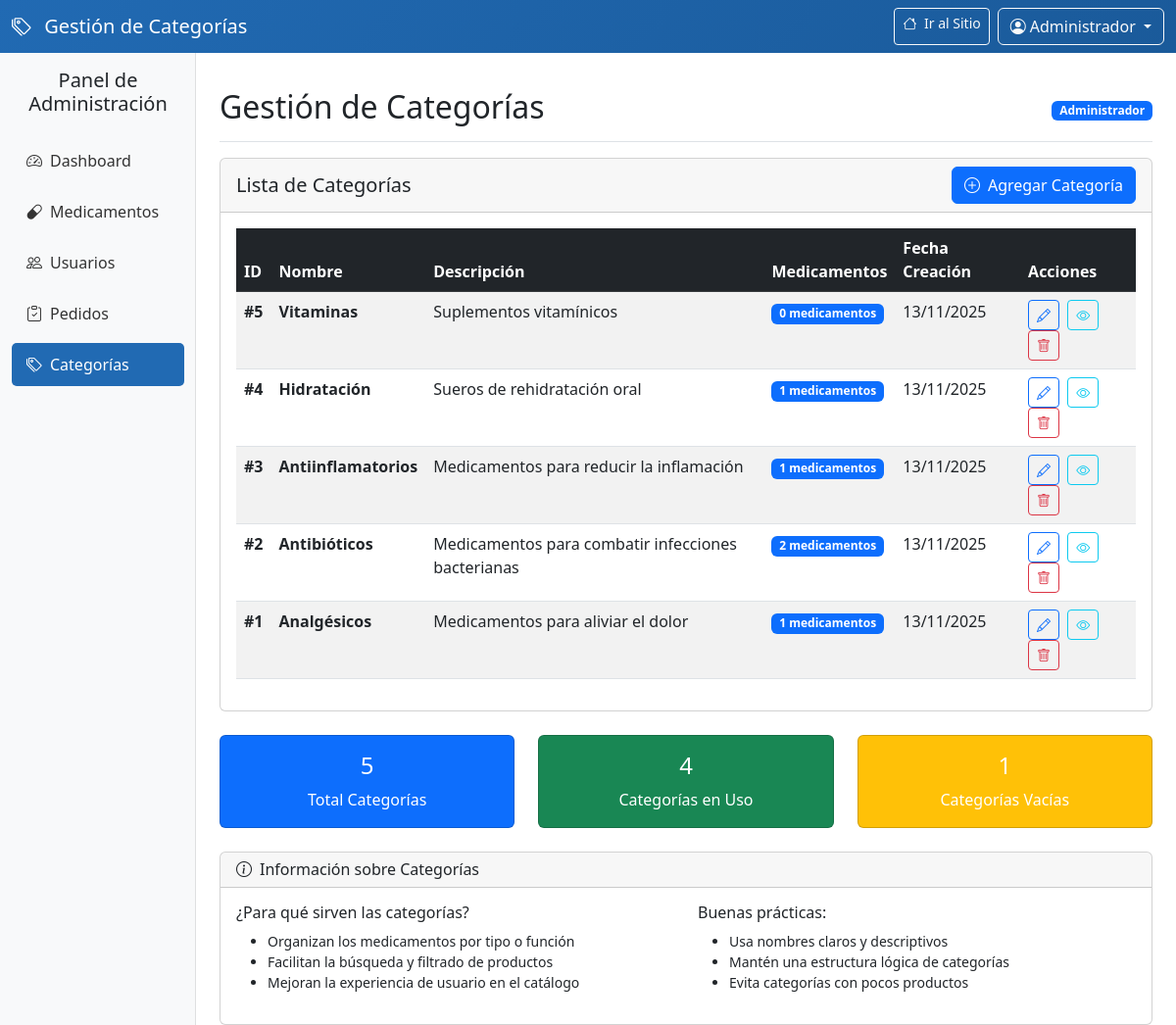
Screenshot of /admin/categorias.php (signed in) with the database file from the repository.
### tables this page shows
CREATE TABLE categorias (
    id_categoria INT AUTO_INCREMENT PRIMARY KEY,
    nombre_categoria VARCHAR(100) NOT NULL,
    descripcion_categoria TEXT
);

### admin/categorias.php (the view, shortened to what this page needs)
<?php
$db = Conexion::connect();
?>
<!DOCTYPE html>
<html lang="es">
<head>
    <link rel="stylesheet" href="https://cdn.jsdelivr.net/npm/bootstrap@5.2.3/dist/css/bootstrap.min.css">
    <link rel="stylesheet" href="https://cdn.jsdelivr.net/npm/bootstrap-icons@1.10.0/font/bootstrap-icons.css">
</head>
<body>
    <nav class="navbar navbar-dark header-admin">
        <div class="container-fluid">
            <span class="navbar-brand mb-0 h1">
                <i class="bi bi-tags me-2"></i> Gestión de Categorías
            </span>
            <div class="d-flex">
                <a href="../index.php" class="btn btn-outline-light btn-sm me-2">
                    <i class="bi bi-house me-1"></i> Ir al Sitio
                </a>
                <div class="dropdown">
                    <button class="btn btn-outline-light dropdown-toggle" type="button" id="userMenu" data-bs-toggle="dropdown" aria-expanded="false">
                        <i class="bi bi-person-circle me-1"></i><?= $_SESSION['usuario']->nombre_usuario ?? 'Usuario' ?>
                    </button>
                </div>
            </div>
        </div>
    </nav>
    <div class="container-fluid">
        <div class="row">
            <div class="col-md-3 col-lg-2 bg-light sidebar">
                <div class="position-sticky pt-3">
                    <h5 class="text-center mb-4">Panel de Administración</h5>
                    <ul class="nav flex-column">
                        <li class="nav-item mb-2">
                            <a class="nav-link" href="index.php">
                                <i class="bi bi-speedometer2 me-2"></i>Dashboard
                            </a>
                        </li>
                        <li class="nav-item mb-2">
                            <a class="nav-link" href="medicamentos.php">
                                <i class="bi bi-capsule me-2"></i>Medicamentos
                            </a>
                        </li>
                        <li class="nav-item mb-2">
                            <a class="nav-link" href="usuarios.php">
                                <i class="bi bi-people me-2"></i>Usuarios
                            </a>
                        </li>
                        <li class="nav-item mb-2">
                            <a class="nav-link" href="pedidos.php">
                                <i class="bi bi-clipboard-check me-2"></i>Pedidos
                            </a>
                        </li>
                        <li class="nav-item mb-2">
                            <a class="nav-link active" href="categorias.php">
                                <i class="bi bi-tags me-2"></i>Categorías
                            </a>
                        </li>
                    </ul>
                </div>
            </div>
            <div class="col-md-9 col-lg-10 ms-sm-auto px-4 main-content">
                <div class="d-flex justify-content-between flex-wrap flex-md-nowrap align-items-center pt-3 pb-2 mb-3 border-bottom">
                    <h1 class="h2">Gestión de Categorías</h1>
                    <div class="btn-toolbar mb-2 mb-md-0">
                        <span class="badge bg-primary">Administrador</span>
                    </div>
                </div>
                <div class="card">
                    <div class="card-header d-flex justify-content-between align-items-center">
                        <h5 class="card-title mb-0">Lista de Categorías</h5>
                        <button class="btn btn-primary">
                            <i class="bi bi-plus-circle me-2"></i>Agregar Categoría
                        </button>
                    </div>
                    <div class="card-body">
                        <div class="table-responsive">
                            <table class="table table-striped table-hover">
                                <thead class="table-dark">
                                    <tr>
                                        <th>ID</th>
                                        <th>Nombre</th>
                                        <th>Descripción</th>
                                        <th>Medicamentos</th>
                                        <th>Fecha Creación</th>
                                        <th>Acciones</th>
                                    </tr>
                                </thead>
                                <tbody>
                                    <?php
                                    $query = "SELECT c.*,
                                             COUNT(m.id_medicamento) as total_medicamentos
                                             FROM categorias c
                                             LEFT JOIN medicamentos m ON c.id_categoria = m.id_categoria_medicamento
                                             GROUP BY c.id_categoria
                                             ORDER BY c.id_categoria DESC";
                                    $categorias = $db->query($query);
                                    if($categorias->num_rows > 0):
                                        while($cat = $categorias->fetch_object()):
                                            $descripcion = isset($cat->descripcion_categoria) ? $cat->descripcion_categoria : 'Sin descripción';
                                            $fecha_creacion = isset($cat->fecha_creacion) ? $cat->fecha_creacion : date('Y-m-d');
                                            $total_medicamentos = isset($cat->total_medicamentos) ? $cat->total_medicamentos : 0;
                                    ?>
                                    <tr>
                                        <td><strong>#<?= $cat->id_categoria ?></strong></td>
                                        <td>
                                            <strong><?= htmlspecialchars($cat->nombre_categoria) ?></strong>
                                        </td>
                                        <td><?= htmlspecialchars($descripcion) ?></td>
                                        <td>
                                            <span class="badge bg-primary badge-count">
                                                <?= $total_medicamentos ?> medicamentos
                                            </span>
                                        </td>
                                        <td><?= date('d/m/Y', strtotime($fecha_creacion)) ?></td>
                                        <td>
                                            <button class="btn btn-sm btn-outline-primary me-1" title="Editar categoría">
                                                <i class="bi bi-pencil"></i>
                                            </button>
                                            <button class="btn btn-sm btn-outline-info me-1" title="Ver medicamentos">
                                                <i class="bi bi-eye"></i>
                                            </button>
                                            <button class="btn btn-sm btn-outline-danger" title="Eliminar categoría">
                                                <i class="bi bi-trash"></i>
                                            </button>
                                        </td>
                                    </tr>
                                    <?php endwhile; endif; ?>
                                </tbody>
                            </table>
                        </div>
                    </div>
                </div>
                <div class="row mt-4">
                    <div class="col-md-4">
                        <div class="card bg-primary text-white">
                            <div class="card-body text-center">
                                <h4>
                                    <?php
                                    $query = "SELECT COUNT(*) as total FROM categorias";
                                    $result = $db->query($query);
                                    echo $result->fetch_object()->total;
                                    ?>
                                </h4>
                                <p class="mb-0">Total Categorías</p>
                            </div>
                        </div>
                    </div>
                    <div class="col-md-4">
                        <div class="card bg-success text-white">
                            <div class="card-body text-center">
                                <h4>
                                    <?php
                                    $query = "SELECT COUNT(DISTINCT m.id_categoria_medicamento) as total
                                              FROM medicamentos m
                                              WHERE m.id_categoria_medicamento IS NOT NULL";
                                    $result = $db->query($query);
                                    echo $result->fetch_object()->total;
                                    ?>
                                </h4>
                                <p class="mb-0">Categorías en Uso</p>
                            </div>
                        </div>
                    </div>
                    <div class="col-md-4">
                        <div class="card bg-warning text-white">
                            <div class="card-body text-center">
                                <h4>
                                    <?php
                                    $query = "SELECT COUNT(*) as total FROM categorias c
                                              LEFT JOIN medicamentos m ON c.id_categoria = m.id_categoria_medicamento
                                              WHERE m.id_medicamento IS NULL";
                                    $result = $db->query($query);
                                    echo $result->fetch_object()->total;
                                    ?>
                                </h4>
                                <p class="mb-0">Categorías Vacías</p>
                            </div>
                        </div>
                    </div>
                </div>
                <div class="card mt-4">
                    <div class="card-header">
                        <h6 class="card-title mb-0">
                            <i class="bi bi-info-circle me-2"></i>Información sobre Categorías
                        </h6>
                    </div>
                    <div class="card-body">
                        <div class="row">
                            <div class="col-md-6">
                                <h6>¿Para qué sirven las categorías?</h6>
                                <ul class="small">
                                    <li>Organizan los medicamentos por tipo o función</li>
                                    <li>Facilitan la búsqueda y filtrado de productos</li>
                                    <li>Mejoran la experiencia de usuario en el catálogo</li>
                                </ul>
                            </div>
                            <div class="col-md-6">
                                <h6>Buenas prácticas:</h6>
                                <ul class="small">
                                    <li>Usa nombres claros y descriptivos</li>
                                    <li>Mantén una estructura lógica de categorías</li>
                                    <li>Evita categorías con pocos productos</li>
                                </ul>
                            </div>
                        </div>
                    </div>
                </div>
            </div>
        </div>
    </div>
</body>
</html>

### admin/categorias.php (style rules this page uses)
.sidebar { min-height: 100vh; box-shadow: inset -1px 0 0 rgba(0, 0, 0, .1); }
.sidebar .nav-link { color: #333; padding: 10px 15px; border-radius: 5px; transition: all 0.3s; }
.sidebar .nav-link:hover, .sidebar .nav-link.active { background-color: #216ab3; color: white; }
.header-admin { background: linear-gradient(135deg, #216ab3 0%, #1a5a9a 100%); color: white; }
.main-content { margin-top: 20px; }
.badge-count { font-size: 0.75rem; }

### rows the page displays
categorias: id_categoria "5", nombre_categoria "Vitaminas", descripcion_categoria "Suplementos vitamínicos", total_medicamentos "0", fecha_creacion "13/11/2025"
categorias: id_categoria "4", nombre_categoria "Hidratación", descripcion_categoria "Sueros de rehidratación oral", total_medicamentos "1", fecha_creacion "13/11/2025"
categorias: id_categoria "3", nombre_categoria "Antiinflamatorios", descripcion_categoria "Medicamentos para reducir la inflamación", total_medicamentos "1", fecha_creacion "13/11/2025"
categorias: id_categoria "2", nombre_categoria "Antibióticos", descripcion_categoria "Medicamentos para combatir infecciones bacterianas", total_medicamentos "2", fecha_creacion "13/11/2025"
categorias: id_categoria "1", nombre_categoria "Analgésicos", descripcion_categoria "Medicamentos para aliviar el dolor", total_medicamentos "1", fecha_creacion "13/11/2025"

### other values shown
$_SESSION['usuario']->nombre_usuario "Administrador"
$result->fetch_object()->total "5"
$result->fetch_object()->total "4"
$result->fetch_object()->total "1"
